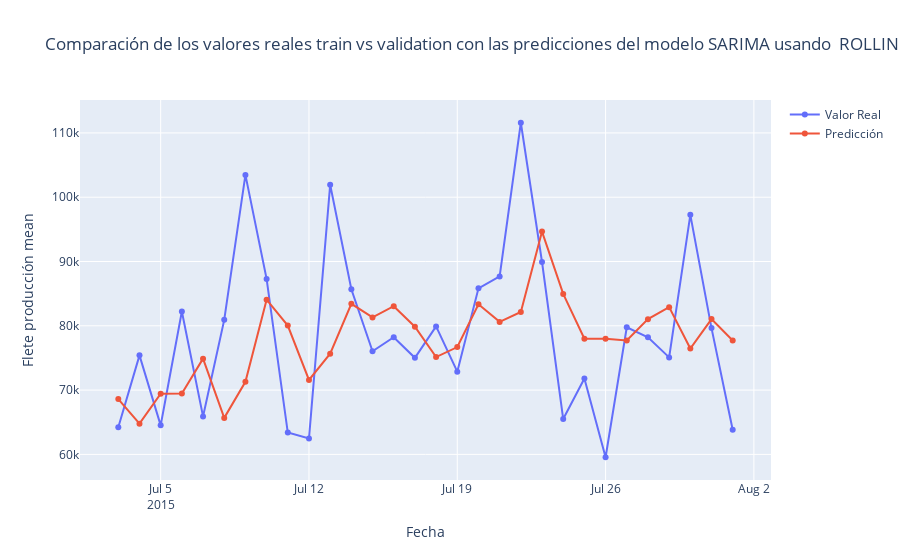

The notebook cell this image was saved under:
### Code cell
plot_arima(
    validation_df,
    values__sarima_rolling,
    predictions__sarima_rolling,
    title="Comparación de los valores reales train vs validation con las predicciones del modelo SARIMA usando\n ROLLING TRAINING - ROLLING PREDICTIONS",
)

### Figure 1 — Plotly figure (JSON) as saved in the notebook; plotly's stock layout.template omitted (floating-point values rounded to 4 significant figures)
{"data": [{"hovertemplate": "Series=Valor Real<br>Fecha=%{x}<br>Flete producción mean=%{y}<extra></extra>", "legendgroup": "Valor Real", "line": {"color": "#636efa", "dash": "solid"}, "marker": {"symbol": "circle"}, "mode": "lines+markers", "name": "Valor Real", "orientation": "v", "showlegend": true, "type": "scatter", "x": ["2015-07-03T00:00:00", "2015-07-04T00:00:00", "2015-07-05T00:00:00", "2015-07-06T00:00:00", "2015-07-07T00:00:00", "2015-07-08T00:00:00", "2015-07-09T00:00:00", "2015-07-10T00:00:00", "2015-07-11T00:00:00", "2015-07-12T00:00:00", "2015-07-13T00:00:00", "2015-07-14T00:00:00", "2015-07-15T00:00:00", "2015-07-16T00:00:00", "2015-07-17T00:00:00", "2015-07-18T00:00:00", "2015-07-19T00:00:00", "2015-07-20T00:00:00", "2015-07-21T00:00:00", "2015-07-22T00:00:00", "2015-07-23T00:00:00", "2015-07-24T00:00:00", "2015-07-25T00:00:00", "2015-07-26T00:00:00", "2015-07-27T00:00:00", "2015-07-28T00:00:00", "2015-07-29T00:00:00", "2015-07-30T00:00:00", "2015-07-31T00:00:00", "2015-08-01T00:00:00"], "xaxis": "x", "y": [64218, 75405, 64517, 82218, 65907, 80927, 103470, 87295, 63396, 62461, 101928, 85677, 76049, 78232, 75020, 79906, 72864, 85825, 87671, 111580, 89922, 65502, 71796, 59557, 79771, 78207, 75090, 97256, 79642, 63832], "yaxis": "y"}, {"hovertemplate": "Series=Predicción<br>Fecha=%{x}<br>Flete producción mean=%{y}<extra></extra>", "legendgroup": "Predicción", "line": {"color": "#EF553B", "dash": "solid"}, "marker": {"symbol": "circle"}, "mode": "lines+markers", "name": "Predicción", "orientation": "v", "showlegend": true, "type": "scatter", "x": ["2015-07-03T00:00:00", "2015-07-04T00:00:00", "2015-07-05T00:00:00", "2015-07-06T00:00:00", "2015-07-07T00:00:00", "2015-07-08T00:00:00", "2015-07-09T00:00:00", "2015-07-10T00:00:00", "2015-07-11T00:00:00", "2015-07-12T00:00:00", "2015-07-13T00:00:00", "2015-07-14T00:00:00", "2015-07-15T00:00:00", "2015-07-16T00:00:00", "2015-07-17T00:00:00", "2015-07-18T00:00:00", "2015-07-19T00:00:00", "2015-07-20T00:00:00", "2015-07-21T00:00:00", "2015-07-22T00:00:00", "2015-07-23T00:00:00", "2015-07-24T00:00:00", "2015-07-25T00:00:00", "2015-07-26T00:00:00", "2015-07-27T00:00:00", "2015-07-28T00:00:00", "2015-07-29T00:00:00", "2015-07-30T00:00:00", "2015-07-31T00:00:00", "2015-08-01T00:00:00"], "xaxis": "x", "y": [68610.0, 64790.0, 69440.0, 69490.0, 74890.0, 65680.0, 71290.0, 84070.0, 80030.0, 71580.0, 75670.0, 83420.0, 81300.0, 83040.0, 79860.0, 75140.0, 76700.0, 83350.0, 80610.0, 82140.0, 94650.0, 84950.0, 77990.0, 77980.0, 77720.0, 81030.0, 82900.0, 76470.0, 81040.0, 77710.0], "yaxis": "y"}], "layout": {"legend": {"title": {"text": ""}, "tracegroupgap": 0}, "title": {"text": "Comparación de los valores reales train vs validation con las predicciones del modelo SARIMA usando\n ROLLING TRAINING - ROLLING PREDICTIONS"}, "xaxis": {"anchor": "y", "domain": [0, 1], "title": {"text": "Fecha"}}, "yaxis": {"anchor": "x", "domain": [0, 1], "title": {"text": "Flete producción mean"}}}}
